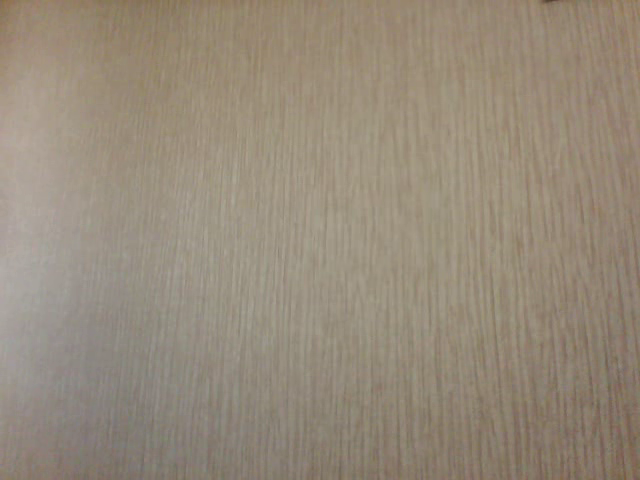
#> input picture frame 47 of lab5/videos/hand.mp4, 640 x 480 px
$ python lab.py
#> lines starting #> are read from the running program, lines starting #| are printed output that depends on the picture; after the words box and inside, x2 and y2 are one past the last pixel; in counts of white or black regions, pixels touching at a corner belong together
import cv2

def task(kernel_size, standard_deviation, delta_thresh, min_area):

#> called with kernel_size = 3, standard_deviation = 50, delta_thresh = 60, min_area = 20
    video = cv2.VideoCapture('/home/sammysatoro/PycharmProjects/DMPA/lab5/videos/hand.mp4', cv2.CAP_ANY)

    ret, frame = video.read()
#> frame is the input picture: shape (480, 640, 3); mean B, G, R 121.8, 138.4, 150.3
    img = cv2.cvtColor(frame, cv2.COLOR_BGR2GRAY)
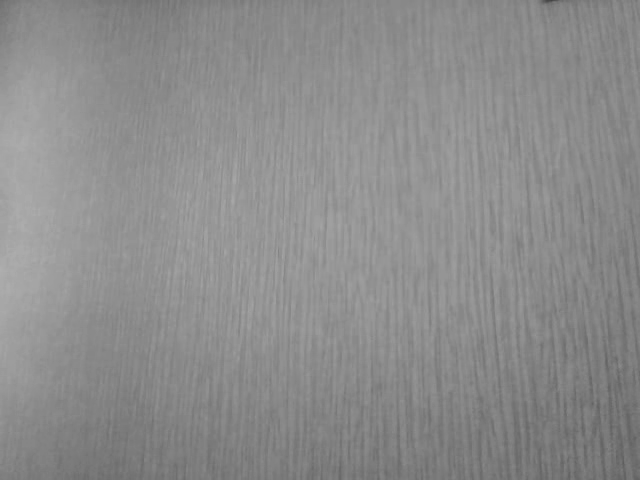
#> img: shape (480, 640); min 67, max 175, mean 140
    img = cv2.GaussianBlur(img, (kernel_size, kernel_size), standard_deviation)

    w = int(video.get(cv2.CAP_PROP_FRAME_WIDTH))
    h = int(video.get(cv2.CAP_PROP_FRAME_HEIGHT))
    fourcc = cv2.VideoWriter_fourcc(*'mp4v')
    video_writer = cv2.VideoWriter('/home/sammysatoro/PycharmProjects/DMPA/lab5/output/result.mp4', fourcc, 144, (w, h))

    while True:
        old_img = img.copy()
        ok, frame = video.read()
        if not ok:
            break

        img = cv2.cvtColor(frame, cv2.COLOR_BGR2GRAY)
        img = cv2.GaussianBlur(img, (kernel_size, kernel_size), standard_deviation)

        diff = cv2.absdiff(img, old_img)
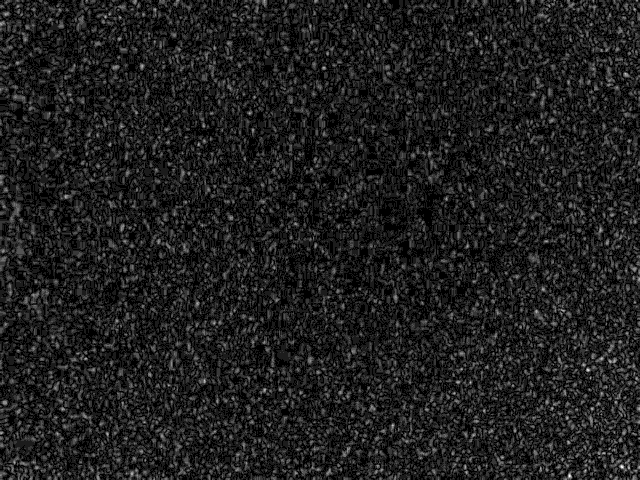
#> diff: shape (480, 640); min 0, max 9, mean 1.08; drawn with min black and max white

        thresh = cv2.threshold(diff, delta_thresh, 255, cv2.THRESH_BINARY)[1]
#> thresh: shape (480, 640); every value is 0

        (contours, hierarchy) = cv2.findContours(thresh, cv2.RETR_EXTERNAL, cv2.CHAIN_APPROX_SIMPLE)
#> contours = []

        for contour in contours:
            area = cv2.contourArea(contour)
            if area < min_area:
                continue
            video_writer.write(frame)
#> this loop made 0 passes

    video_writer.release()


kernel_size = 3
standard_deviation = 50
delta_thresh = 60
min_area = 20
task(kernel_size, standard_deviation, delta_thresh, min_area)

# [5 lines of commented-out code are left out]

$ run again, starting later in the video
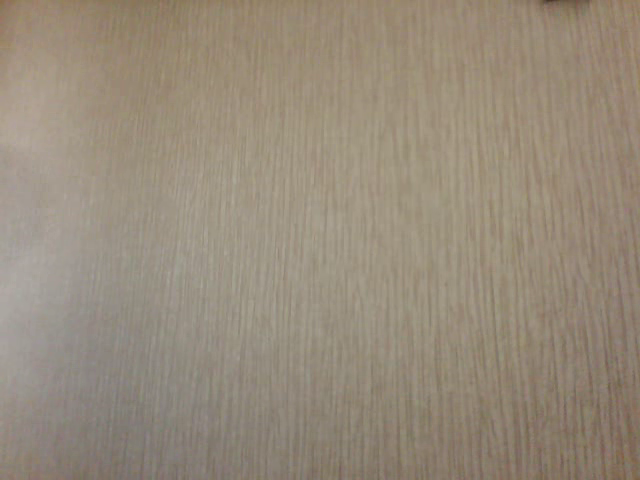
#> input picture frame 214 of lab5/videos/hand.mp4, 640 x 480 px
#> in task, frame is the input picture: shape (480, 640, 3); mean B, G, R 122.3, 139, 151
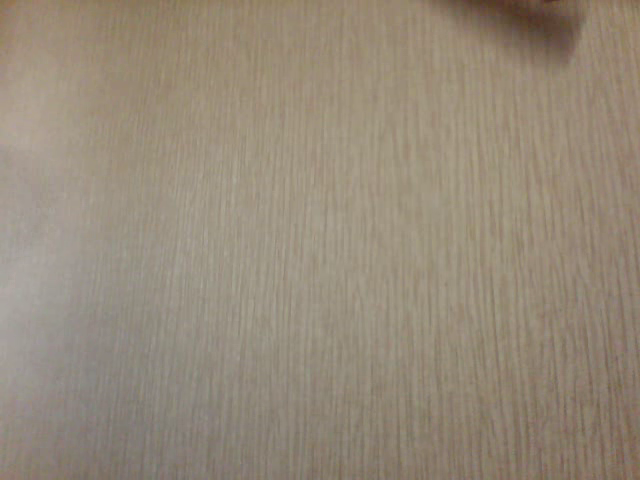
#> input picture frame 215 of lab5/videos/hand.mp4, 640 x 480 px
#> in task, frame is the input picture: shape (480, 640, 3); mean B, G, R 121.1, 137.9, 149.8
#> in task, `thresh = cv2.threshold(diff, delta_thresh, 255, cv2.THRESH_BINARY)[1]`:
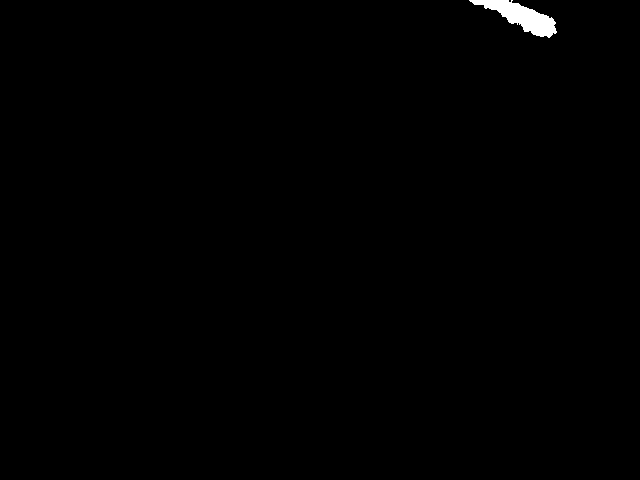
#> thresh: shape (480, 640); 0.45% white; 1 white region
#> contours = 1 contour; box (x1, y1, x2, y2) and area: (469, 0, 557, 38) 1280
#> the loop in task, `for contour in contours:` made 1 pass
#> area on pass 1: 1279.5

$ run again, starting later in the video
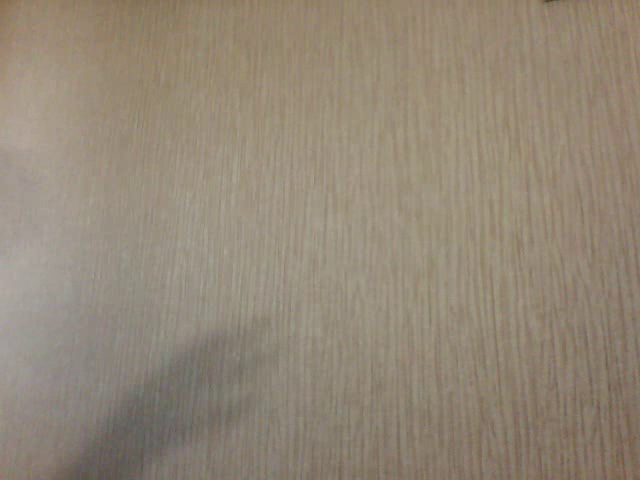
#> input picture frame 381 of lab5/videos/hand.mp4, 640 x 480 px
#> in task, frame is the input picture: shape (480, 640, 3); mean B, G, R 118.6, 135.2, 147.1
#> in task, `img = cv2.cvtColor(frame, cv2.COLOR_BGR2GRAY)`:
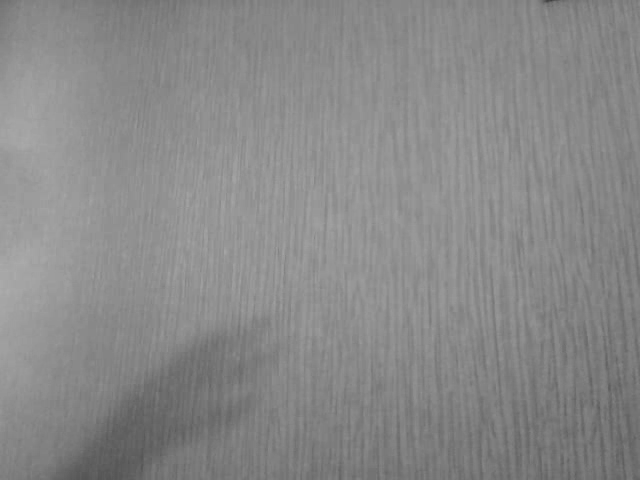
#> img: shape (480, 640); min 64, max 172, mean 136.8
#> in task, `diff = cv2.absdiff(img, old_img)`:
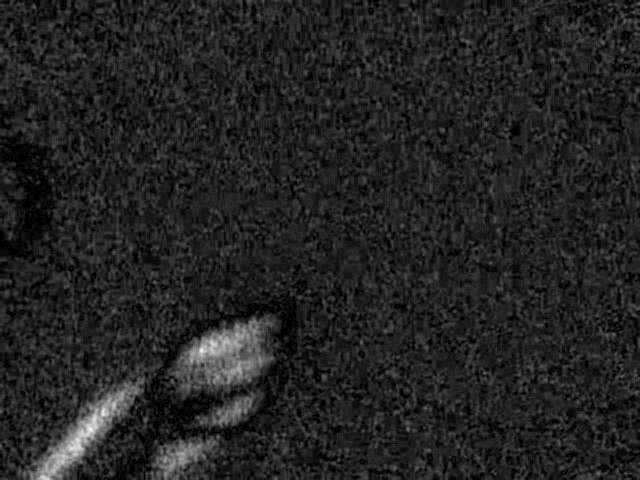
#> diff: shape (480, 640); min 0, max 24, mean 3.4; drawn with min black and max white
#> thresh: shape (480, 640); every value is 0
#> contours = []
